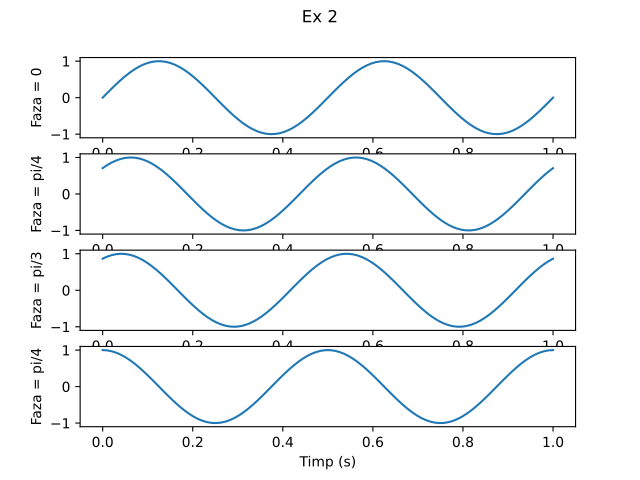

Python code for this plot:
import matplotlib.pyplot as plt 
import numpy as np
from math import sqrt


def signal(t, phase=0):
    return np.sin(2 * np.pi * 2 * t + phase)

fig, axs = plt.subplots(4)
plt.suptitle("Ex 2")

t = np.linspace(0,1,100)

axs[0].plot(t,signal(t))
axs[0].set_ylabel("Faza = 0")
axs[1].plot(t,signal(t, np.pi / 4))
axs[1].set_ylabel("Faza = pi/4")
axs[2].plot(t,signal(t, np.pi / 3))
axs[2].set_ylabel("Faza = pi/3")
axs[3].plot(t,signal(t, np.pi / 2))
axs[3].set_ylabel("Faza = pi/4")

plt.xlabel("Timp (s)")
plt.savefig("lab02/ex2.pdf")
plt.show()

# Noise
fig, axs = plt.subplots(4)
plt.suptitle("Ex 2 cu Noise")

np.random.seed(67)
z = np.random.normal(size=len(t))

gamma = []
for (snr,faza) in [(0.1, 0), (1, np.pi / 2), (10, np.pi / 3), (100, np.pi / 4)]:
    #snr = norm(x) ^ 2 / (gamma ^ 2 * norm(z) * 2) => gamma = norm(x) / (sqrt(snr) * norm(z))
    aux = np.linalg.norm(signal(t,faza)) / (sqrt(snr) * np.linalg.norm(z))
    gamma.append(aux)

axs[0].plot(t,signal(t))
axs[0].stem(t,signal(t) + gamma[0] * z)
axs[0].set_ylabel("Faza = 0")
axs[1].plot(t,signal(t, np.pi / 4))
axs[1].stem(t,signal(t, np.pi / 4) + gamma[1] * z)
axs[1].set_ylabel("Faza = pi/4")
axs[2].plot(t,signal(t, np.pi / 3))
axs[2].stem(t,signal(t, np.pi / 3) + gamma[2] * z)
axs[2].set_ylabel("Faza = pi/3")
axs[3].plot(t,signal(t, np.pi / 2))
axs[3].stem(t,signal(t, np.pi / 2) + gamma[3] * z)
axs[3].set_ylabel("Faza = pi/4")

plt.xlabel("Timp (s)")
plt.savefig("lab02/ex2noise.pdf")
plt.show()
